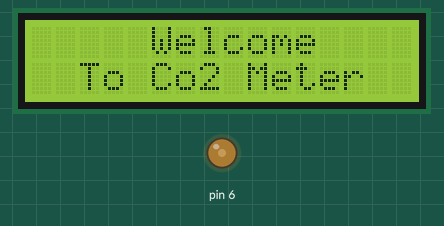
This sketch was run on a simulated Arduino Uno, built with avr-gcc and run on an emulated ATmega328P. On the bench: 16×2 character LCD, output pins drawn as LEDs (lit = HIGH).

Above: at 0.1 s.
At 2.1 s:
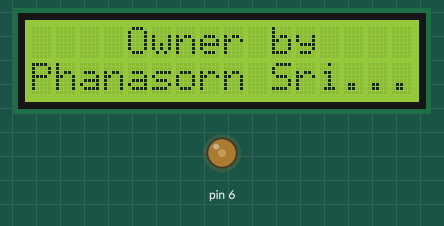
At 4.1 s:
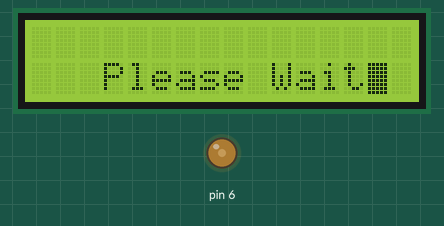

The sketch:

Co2ProjectAssembly.ino
```cpp
#include <LiquidCrystal.h>
#include <SoftwareSerial.h>

// initialize the library with the numbers of the interface pins

LiquidCrystal lcd(12, 11, 5, 4, 3, 2);
SoftwareSerial sensor(8, 9); // RX, TX

int Contrast = 75;
const int analogPin = A0;
const long samplePeriod = 10000L;
const byte requestReading[] = {0xFF, 0x01, 0x86, 0x00, 0x00, 0x00, 0x00, 0x00, 0x79};
byte result[9];
long lastSampleTime = 0;


void setup() {
  // start information
     lcd.begin(16, 2);
     analogWrite(6,Contrast); //Set Contrast
     lcd.setCursor(5, 0);
     lcd.println("Welcome    ");
     lcd.setCursor(2, 1);
     lcd.println("To Co2 Meter    ");
     delay(2000);

     lcd.clear();
     lcd.setCursor(4, 0);
     lcd.println("Owner by     ");
     lcd.setCursor(0, 1);
     lcd.println("Phanasorn Sri...");
     delay(2000);

     lcd.clear();
     lcd.setCursor(3, 1);
     lcd.println("Please Wait  ");
     lcd.setCursor(14, 1);
     lcd.blink();

     Serial.begin(9600);
     sensor.begin(9600);

}

void loop() {

    long now = millis();
    if (now > lastSampleTime + samplePeriod) {
    lastSampleTime = now;

    int ppmS = readPPMSerial();
    Serial.println("Number of CO2 is ");
    Serial.print(ppmS);
  }

}


//Method Get Value from MH-Z14
int readPPMSerial() {
  for (int i = 0; i < 9; i++) {
    sensor.write(requestReading[i]);
  }
  //Serial.println("sent request");
  while (sensor.available() < 9) {}; // wait for response
  for (int i = 0; i < 9; i++) {
    result[i] = sensor.read();
  }
  int high = result[2];
  int low = result[3];
    //Serial.print(high); Serial.print(" ");Serial.println(low);
  return high * 256 + low;
}
```

Measured:
- what the display in image 1 shows lasts 2.0 s, from 2.1 s to 4.1 s
